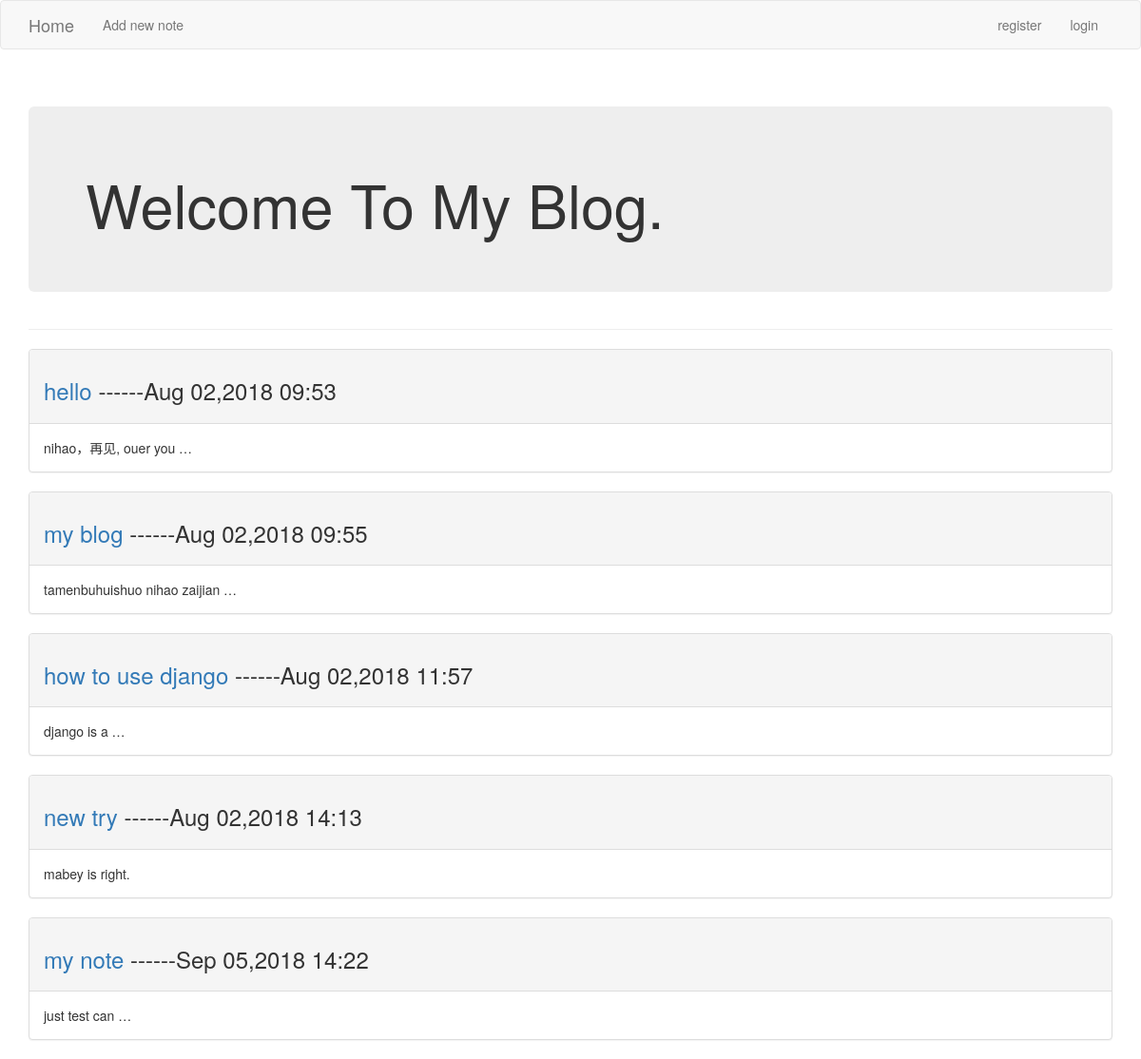
The page / on the database its author committed.
### blogs/models.py (models this page shows, shortened)
class BlogPost(models.Model):
    title = models.CharField(max_length=200)
    text = models.TextField()
    date_added = models.DateTimeField(auto_now_add=True)
    owner = models.ForeignKey(User)

### blogs/views.py (the view)
# urls.py: url(r'^$',views.index,name='index'),
def index(request):
    notes = BlogPost.objects.order_by('date_added')
    context = {'notes':notes}
    return render(request,'blogs/index.html',context)

### blogs/templates/blogs/index.html
{% extends 'blogs/base.html' %}
{% block header %}
  <div class="jumbotron">
    <h1>Welcome To My Blog.</h1>
  </div>
{% endblock header %}
{% block content %}
  {% for note in notes %}
    <div class="panel panel-default">
      <div class="panel-heading">
        <h3>
          <a href="{% url 'blogs:show_note' note.id %}">{{ note.title }}</a>
          ------{{ note.date_added|date:'M d,Y H:i' }}
        </h3>
      </div>
      <div class="panel-body">
        {{ note.text|truncatewords:3 }}
      </div>
    </div>
  {% empty %}
    there nothing.
  {% endfor %}
{% endblock content %}

### blogs/templates/blogs/base.html (shortened to what this page needs)
{% load bootstrap3 %}
<!DOCTYPE html>
<html lang="en">
  <head>
    {% bootstrap_css %}
  </head>
  <body>
    <nav class="navbar navbar-default navbar-start-top">
      <div class="container">
        <div class="navbar-header">
          <a class="navbar-brand" href="{% url 'blogs:index' %}">Home</a>
        </div>
        <div id="navber" class="navbar-collapse collapse">
          <ul class="nav navbar-nav">
            <li><a href="{% url 'blogs:new_note' %}">Add new note</a></li>
          </ul>
          <ul class="nav navbar-nav navbar-right">
            {% if user.is_authenticated %}
              <li><a>hello, {{ user.username }}.</a></li>
              <li><a href="{% url 'users:logout' %}">Logout</a></li>
            {% else %}
              <li><a href="{% url 'users:register' %}">register</a></li>
              <li><a href="{% url 'users:login' %}">login</a></li>
            {% endif %}
          </ul>
        </div>
      </div>
    </nav>
    <div class="container">
      <div class="page-header">
        {% block header %}{% endblock header %}
      </div>
      <div>
          {% block content %}{% endblock content %}
      </div>
    </div>
  </body>
</html>

### rows shown on the page
BlogPost: title "hello", date_added "Aug 02,2018 09:53", text "nihao，再见, ouer you …"
BlogPost: title "my blog", date_added "Aug 02,2018 09:55", text "tamenbuhuishuo nihao zaijian …"
BlogPost: title "how to use django", date_added "Aug 02,2018 11:57", text "django is a …"
BlogPost: title "new try", date_added "Aug 02,2018 14:13", text "mabey is right."
BlogPost: title "my note", date_added "Sep 05,2018 14:22", text "just test can …"
